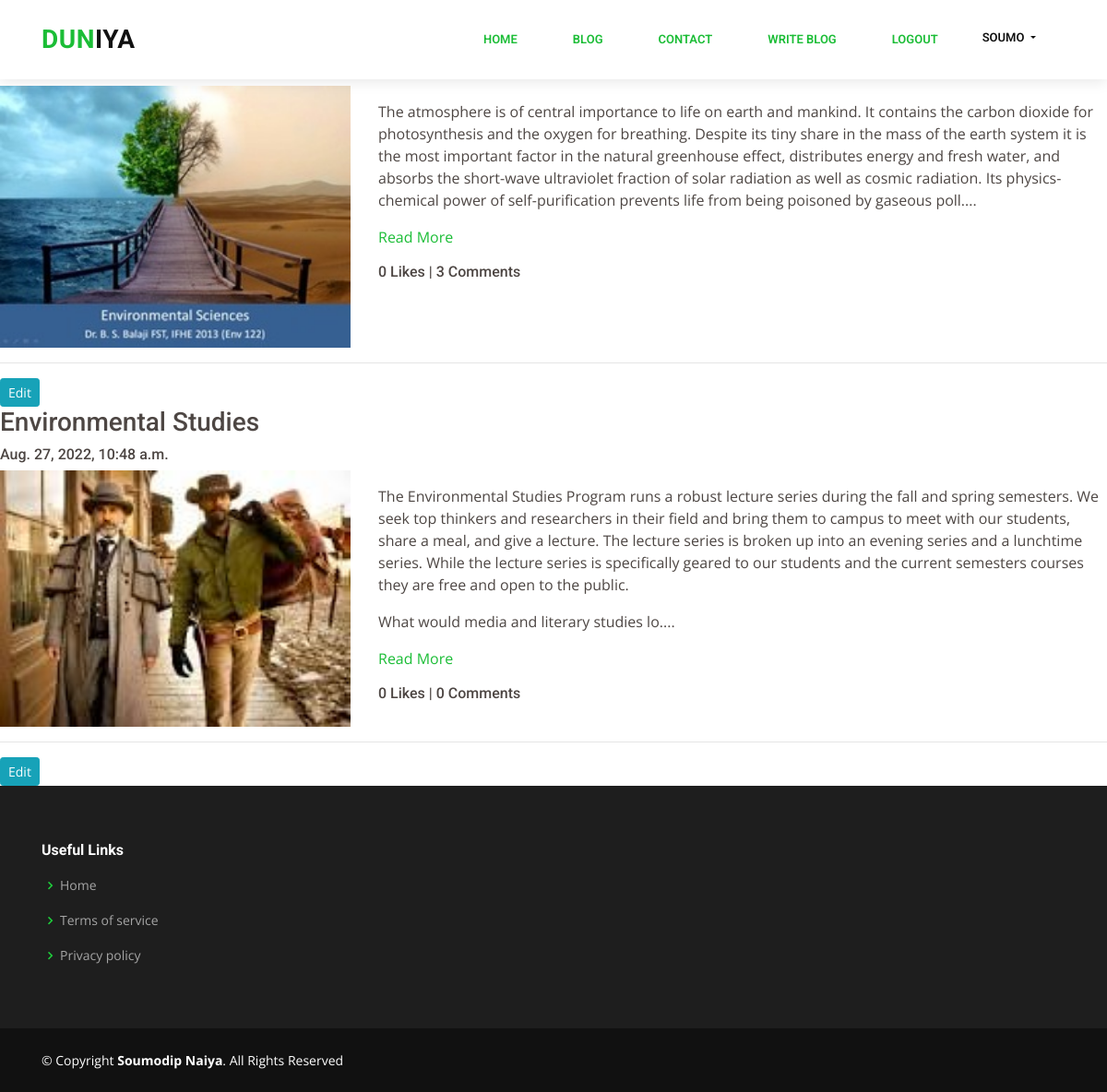
/blog/my-blog/ (signed in), run on the app's committed database.
### App_Blog/models.py (models this page shows, shortened)
class Blog(models.Model):
    author = models.ForeignKey(User, on_delete=models.CASCADE, related_name='post_author')
    blog_title = models.CharField(max_length=264, verbose_name="Put a Title")
    slug = models.SlugField(max_length=264, unique=True)
    blog_content = models.TextField(verbose_name="What is on your mind?")
    blog_image = models.ImageField(upload_to='blog_images', verbose_name="Blog Image")
    publish_date = models.DateTimeField(auto_now_add=True)
    update_date = models.DateTimeField(auto_now=True)
    class Meta:
        ordering = ['-publish_date']

### App_Blog/views.py (the view)
# urls.py: path('my-blog/', views.MyBlogs.as_view(), name='my_blogs'),
class MyBlogs(LoginRequiredMixin,TemplateView):
    template_name = 'App_Blog/my_blogs.html'

### App_Blog/templatetags/custom_filters.py (called while the page is built)
def range_filter(value):
    return value[0:500] + "...."

### templates/App_Blog/my_blogs.html (shortened to what this page needs)
{% extends 'base.html' %}
{% load custom_filters %}
{% block body_block %}
  {% for blog in user.post_author.all %}
<h3>{{ blog.blog_title }}</h3>
<h6>{{ blog.publish_date }}</h6>
<div class="row">
  <div class="col-sm-4">
    <img src="/media/{{blog.blog_image}}" width="100%">
  </div>
  <div class="col-sm-8">
    <p>{{ blog.blog_content|range_filter|linebreaks }}
       <a href="{% url 'App_Blog:blog_details' slug=blog.slug %}">Read More</a>
    </p>
    <h6>{{ blog.liked_blog.count }} Likes | {{ blog.blog_comment.count }} Comments</h6>
  </div>
</div>
<hr>
<a href="{% url 'App_Blog:edit_blog' pk=blog.pk %}" class="btn btn-info btn-sm">Edit</a>
  {% endfor %}
{% endblock %}

### templates/base.html (shortened to what this page needs)
{% load static %}
<!DOCTYPE html>
<html lang="en">
<head>
  <link href="{% static 'vendor/bootstrap/css/bootstrap.min.css' %} " rel="stylesheet">
  <link href="{% static 'vendor/icofont/icofont.min.css' %}" rel="stylesheet">
  <link href="{% static 'vendor/boxicons/css/boxicons.min.css' %}" rel="stylesheet">
  <link href="{% static 'vendor/animate.css/animate.min.css' %}" rel="stylesheet">
  <link href="{% static 'vendor/venobox/venobox.css' %}" rel="stylesheet">
  <link href="{% static 'vendor/owl.carousel/assets/owl.carousel.min.css' %}" rel="stylesheet">
  <link href="{% static 'vendor/aos/aos.css' %}" rel="stylesheet">
  <link href="{% static 'vendor/remixicon/remixicon.css' %}" rel="stylesheet">
  <link href="{% static 'css/style.css' %}" rel="stylesheet">
</head>
<body>
  <header id="header" class="fixed-top">
    <div class="container d-flex align-items-center">
      <h1 class="logo mr-auto"><a href="{% url 'home' %}"><span>Dun</span>iya</a></h1>
      <nav class="nav-menu d-none d-lg-block">
        <ul>
          <li class="nav-item active"><a class="nav-link" href="{% url 'home' %}">Home</a></li>
          <li class="nav-item active"><a class="nav-link" href="{% url 'App_Blog:blog_list' %}">Blog</a></li>
          <li class="nav-item active"><a class="nav-link" href="{% url 'contact' %}">Contact</a></li>
          {% if user.is_authenticated %}
          <li class="nav-item active">
            <a class="nav-link" href="{% url 'App_Blog:create_blog' %}">Write Blog</a>
          </li>
          <li class="nav-item active">
            <a class="nav-link" href="{% url 'App_Login:logout' %}">Logout</a>
          </li>
            <div class="nav-item dropdown nav-link">
              <a class="nav-link dropdown-toggle" href="#" id="navbardrop" data-toggle="dropdown">
                {{ user.username }}
              </a>
          {% endif %}
        </ul>
      </nav>
    </div>
  </header>
<br>
  <main id="main">
    {% block body_block %}
    {% endblock %}
  </main>
  <footer id="footer">
    <div class="footer-top">
      <div class="container">
        <div class="row">
          <div class="col-lg-2 col-md-6 footer-links">
            <h4>Useful Links</h4>
            <ul>
              <li><i class="bx bx-chevron-right"></i> <a href="/">Home</a></li>
              <li><i class="bx bx-chevron-right"></i> <a href="#">Terms of service</a></li>
              <li><i class="bx bx-chevron-right"></i> <a href="#">Privacy policy</a></li>
            </ul>
          </div>
        </div>
      </div>
    </div>
    <div class="container d-md-flex py-4">
      <div class="mr-md-auto text-center text-md-left">
        <div class="copyright">
          &copy; Copyright <strong><span>Soumodip Naiya</span></strong>. All Rights Reserved
        </div>
  </footer>
</body>
</html>

### static/css/style.css (style rules this page uses)
body { font-family: "Open Sans", sans-serif; color: #4d4643; }
a { color: #1bbd36; }
h1, h2, h3, h4, h5, h6 { font-family: "Roboto", sans-serif; }
#header { background: #fff; transition: all 0.5s; z-index: 997; padding: 15px 0; box-shadow: 0px 2px 15px rgba(0, 0, 0, 0.1); }
#header .logo { font-size: 28px; margin: 0; padding: 0; line-height: 1; font-weight: 700; letter-spacing: 0.5px; text-transform: uppercase; }
#header .logo a { color: #111; }
#header .logo a span { color: #1bbd36; }
.nav-menu ul { margin: 0; padding: 0; list-style: none; }
.nav-menu > ul { display: flex; }
.nav-menu > ul > li { position: relative; white-space: nowrap; padding: 10px 0 10px 28px; }
.nav-menu a { display: block; position: relative; color: #111; transition: 0.3s; font-size: 13px; text-transform: uppercase; font-weight: 600; font-family: "Roboto", sans-serif; }
.nav-menu a:hover, .nav-menu .active > a, .nav-menu li:hover > a { color: #1bbd36; }
.mobile-nav { position: fixed; top: 55px; right: 15px; bottom: 15px; left: 15px; z-index: 9999; overflow-y: auto; background: #fff; transition: ease-in-out 0.2s; opacity: 0; visibility: hidden; border-radius: 10px; padding: 10px 0; }
.mobile-nav * { margin: 0; padding: 0; list-style: none; }
.mobile-nav a { display: block; position: relative; color: #111; padding: 10px 20px; font-weight: 500; outline: none; }
.mobile-nav a:hover, .mobile-nav .active > a, .mobile-nav li:hover > a { color: #1bbd36; text-decoration: none; }
#footer { color: #fff; font-size: 14px; background: #111; }
#footer .footer-top { padding: 60px 0 30px 0; background: #1e1e1e; }
#footer .footer-top h4 { font-size: 16px; font-weight: bold; color: #fff; position: relative; padding-bottom: 12px; }
#footer .footer-top .footer-links { margin-bottom: 30px; }
#footer .footer-top .footer-links ul { list-style: none; padding: 0; margin: 0; }
#footer .footer-top .footer-links ul i { padding-right: 2px; color: #1ed33c; font-size: 18px; line-height: 1; }
#footer .footer-top .footer-links ul li { padding: 10px 0; display: flex; align-items: center; }
#footer .footer-top .footer-links ul li:first-child { padding-top: 0; }
#footer .footer-top .footer-links ul a { color: rgba(255, 255, 255, 0.6); transition: 0.3s; display: inline-block; line-height: 1; }

### data on the page
Blog: blog_image (picture), blog_content|range_filter "The atmosphere is of central importance to life on earth and mankind. It contains the carbon dioxide for photosynthesis and the oxygen for breathing. Despite its tiny share in the mass of the earth system it is the most important factor in the natural greenhouse effect, distributes energy and fresh water, and absorbs the short-wave ultraviolet fraction of solar radiation as well as cosmic radiation. Its physics-chemical power of self-purification prevents life from being poisoned by gaseous poll....", liked_blog.count "0", blog_comment.count "3"
Blog: blog_title "Environmental Studies", publish_date "Aug. 27, 2022, 10:48 a.m.", blog_image (picture), blog_content|range_filter "The Environmental Studies Program runs a robust lecture series during the fall and spring semesters. We seek top thinkers and researchers in their field and bring them to campus to meet with our students, share a meal, and give a lecture. The lecture series is broken up into an evening series and a lunchtime series. While the lecture series is specifically geared to our students and the current semesters courses they are free and open to the public. What would media and literary studies lo....", liked_blog.count "0", blog_comment.count "0"

### other printed values
{{ user.username }} "SOUMO"
